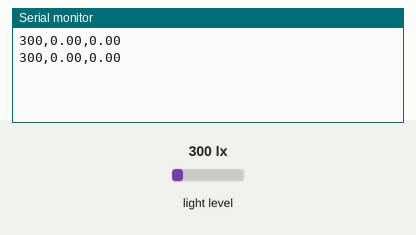
Recording of a sketch running on a simulated Arduino Uno, built with avr-gcc and run on an emulated ATmega328P. Parts: the last lines printed to the serial monitor. The test bench sets the inputs (shaded band); at power-on: light level 300 lx.

Above: at 10.8 s.
10.9 s: light level set to 40 lx
At 20.7 s:
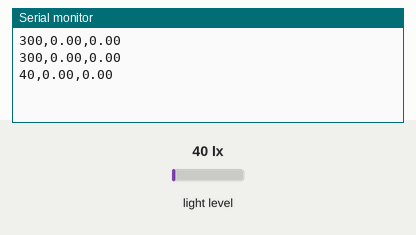
20.9 s: light level set to 500 lx
At 31.4 s:
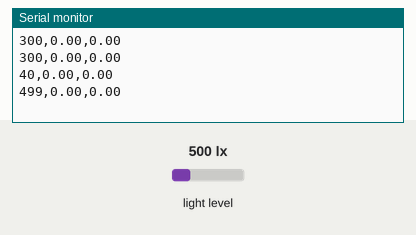
Timing chart, 0 to 32.9 s (numbered marks = the images above; inputs shaded):
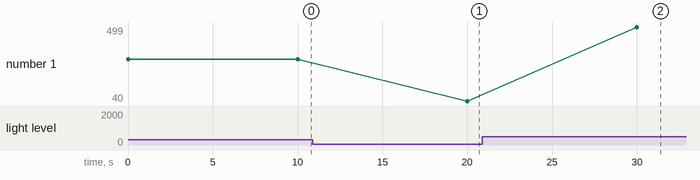

Measured:
- after the input at 10.9 s, the serial monitor: prints a new line after 9.1 s (image 1)
- after the input at 20.9 s, the serial monitor: prints a new line after 9.1 s (image 2)
- plotted number 1: 300 → 40 after the input at 10.9 s, 40 → 499 after the input at 20.9 s

The sketch:

sensor_read.ino
```cpp
#include <Wire.h>
#include <BH1750.h>
#include <dht.h>

BH1750 lightMeter;

dht DHT;
#define DHT11_PIN 4

void setup() {
  Serial.begin(9600);
  Wire.begin();
  lightMeter.begin();
}

void loop() {
  uint16_t lux = lightMeter.readLightLevel();

  Serial.print(lux);
  Serial.print(",");

  Serial.print(DHT.temperature);
  Serial.print(",");
  Serial.println(DHT.humidity);

  delay(10000);
}
```
